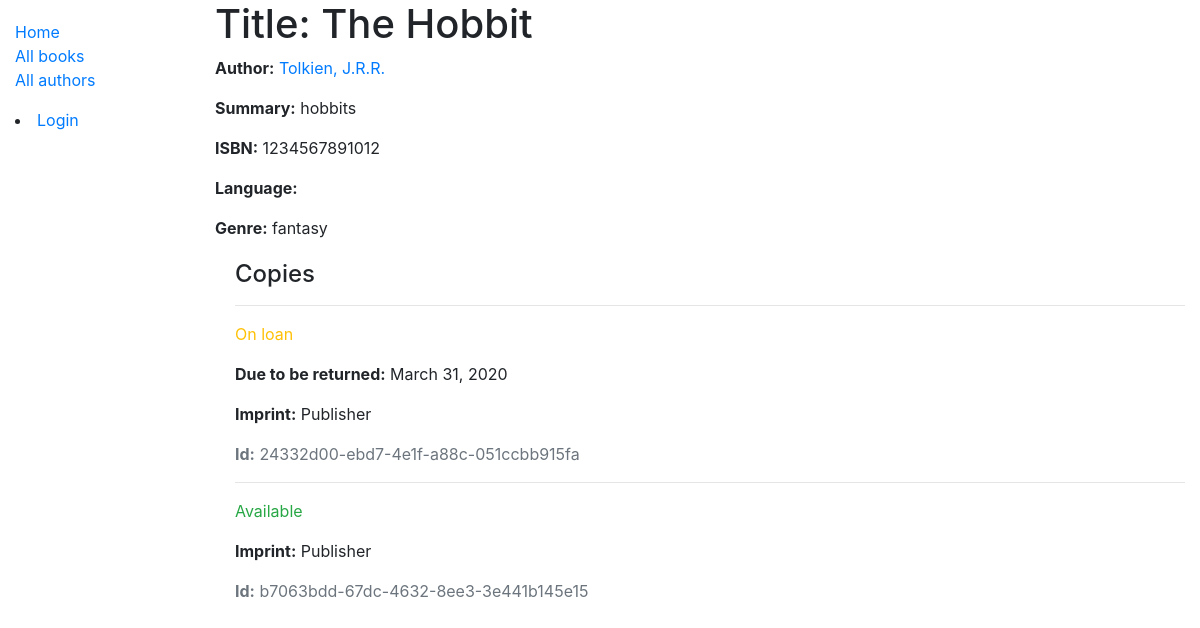
/catalog/book/1, run on the app's committed database.
### catalog/models.py (models this page shows, shortened)
class Book(models.Model):
    title = models.CharField(max_length=200)
    author = models.ForeignKey('Author', on_delete=models.SET_NULL, null=True)
    summary = models.TextField(max_length=1000, help_text='Enter a brief description of the book')
    isbn = models.CharField('ISBN', max_length=13, help_text='13 Character <a href="https://www.isbn-international.org/content/what-isbn">ISBN number</a>')
    genre = models.ManyToManyField(Genre, help_text='Select a genre for this book')
    def display_genre(self):
        """Create a string for the Genre model. Required to display a genre in the admin site"""
        return ', '.join(genre.name for genre in self.genre.all()[:3])
    display_genre.short_description = 'Genre'

class Author(models.Model):
    first_name = models.CharField(max_length=100)
    last_name = models.CharField(max_length=100)
    date_of_birth = models.DateField(null=True, blank=True)
    date_of_death = models.DateField('Died', null=True, blank=True)
    class Meta:
        ordering = ['last_name', 'first_name']
    def __str__(self):
        return f'{self.last_name}, {self.first_name}'

class Genre(models.Model):
    name = models.CharField(max_length=200, help_text='Enter a book genre (sci fi, kid lit, comics, etc)')
    def __str__(self):
        return self.name

class BookInstance(models.Model):
    id = models.UUIDField(primary_key=True, default=uuid.uuid4, help_text='Unique ID for this particular book across whole library')
    book = models.ForeignKey('Book', on_delete=models.SET_NULL, null=True)
    imprint = models.CharField(max_length=200)
    due_back = models.DateField(null=True, blank=True)
    borrower = models.ForeignKey(User, on_delete=models.SET_NULL, null=True, blank=True)
    LOAN_STATUS = (
        ('m', 'Maintainence'),
        ('o', 'On loan'),
        ('a', 'Available'),
        ('r', 'Reserved'),
    )
    status = models.CharField(
        max_length=1,
        choices=LOAN_STATUS,
        blank=True,
        default='m',
        help_text='Book availability',
    )
    class Meta:
        ordering = ['due_back']

### catalog/views.py (the view)
# urls.py: path('book/<int:pk>', views.BookDetailView.as_view(), name='book-detail'),
class BookDetailView(generic.DetailView):
    model = Book

### catalog/templates/catalog/book_detail.html
{% extends "base_generic.html" %}
{% block content %}
    <h1>Title: {{ book.title }}</h1>
    <p><strong>Author:</strong> <a href="{% url 'author-detail' book.author.pk %}">{{ book.author }}</a></p>
    <p><strong>Summary:</strong> {{ book.summary }}</p>
    <p><strong>ISBN:</strong> {{ book.isbn }}</p>
    <p><strong>Language:</strong> {{ book.language }}</p>
    <p><strong>Genre:</strong> {{ book.genre.all|join:", " }}</p>
    <div style="margin-left:20px;margin-top:20px">
        <h4>Copies</h4>
        {% for copy in book.bookinstance_set.all %}
            <hr>
            <p class="{% if copy.status == 'a' %}text-success{% elif copy.status == 'm' %}text-danger{% else %}text-warning{% endif %}">
                {{ copy.get_status_display }}
            </p>
            {% if copy.status != 'a' %}
                <p><strong>Due to be returned:</strong> {{ copy.due_back }}</p>
            {% endif %}
            <p><strong>Imprint:</strong> {{ copy.imprint }}</p>
            <p class="text-muted"><strong>Id:</strong> {{ copy.id }}</p>
        {% endfor %}
    </div>
{% endblock %}

### data on the page
Book: title "The Hobbit", author "Tolkien, J.R.R.", summary "hobbits", isbn "1234567891012", genre.all "fantasy"
BookInstance: status "On loan", due_back "March 31, 2020", imprint "Publisher", id "24332d00-ebd7-4e1f-a88c-051ccbb915fa"
BookInstance: status "Available", imprint "Publisher", id "b7063bdd-67dc-4632-8ee3-3e441b145e15"
